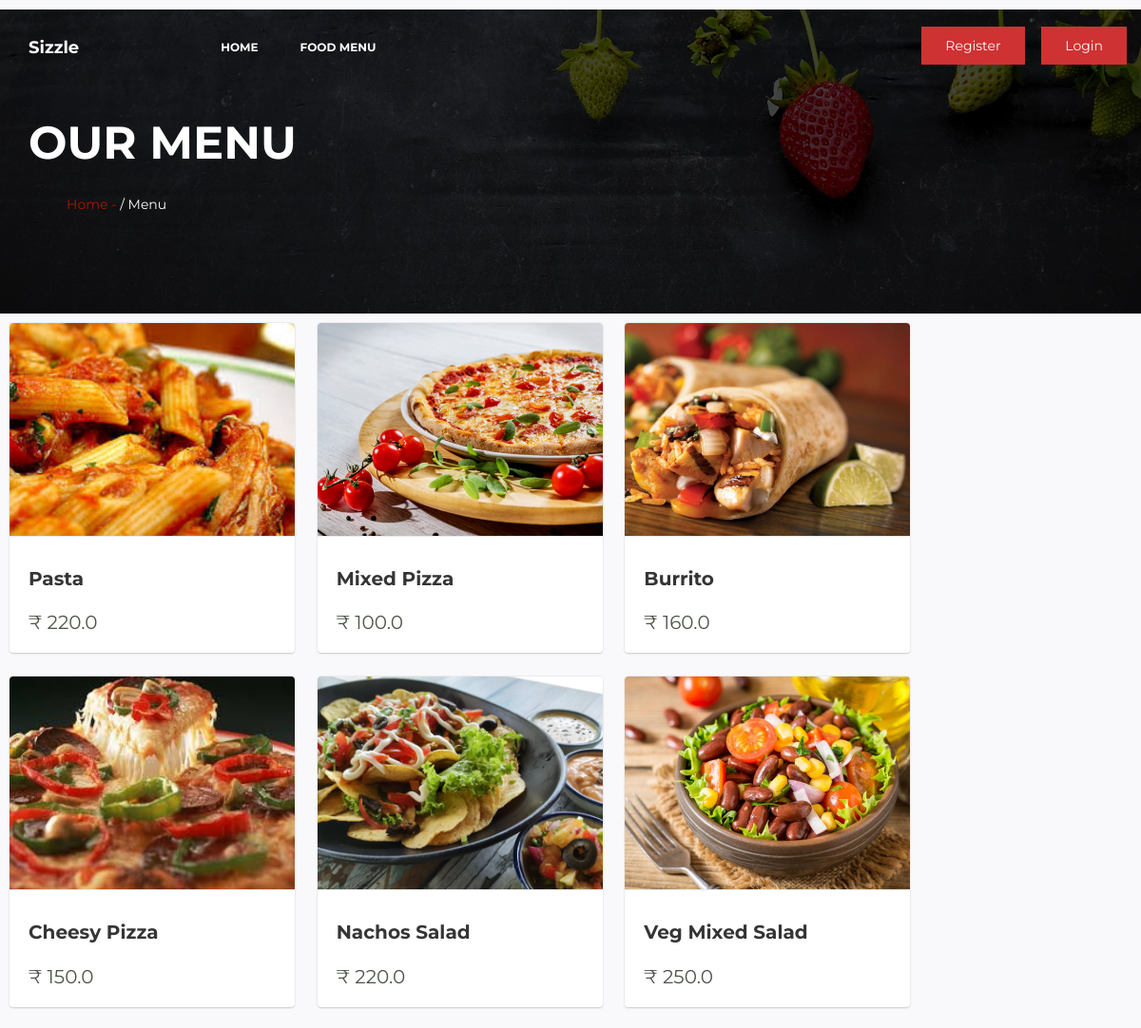
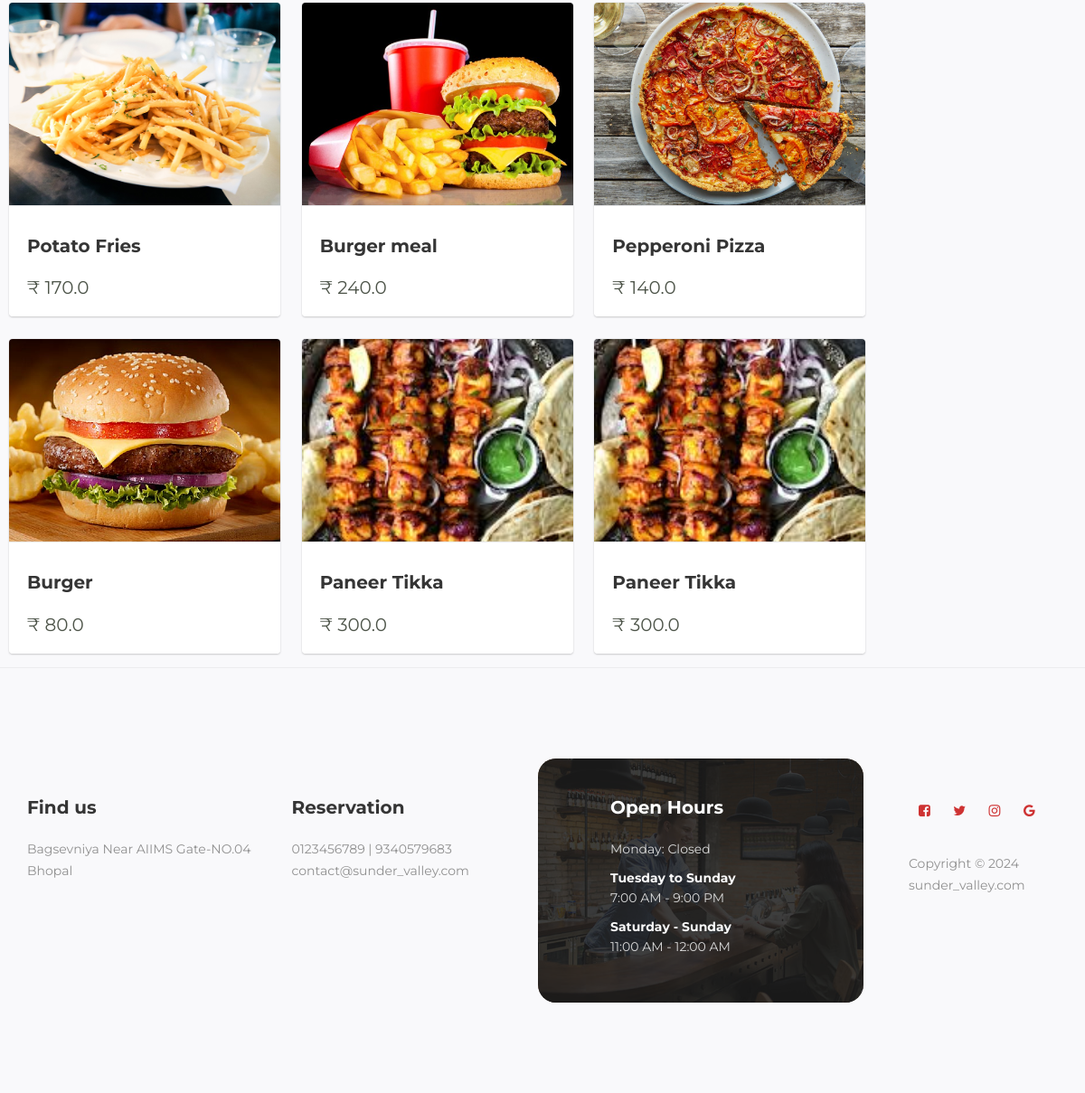
Screenshot of /allfood with the database file from the repository (2 pictures, top to bottom).
### foodapp/models.py (models this page shows)
class Food(models.Model):
	FoodId    = models.AutoField(primary_key=True)
	FoodName  = models.CharField(max_length=30)
	FoodCat   = models.CharField(max_length=30)
	FoodPrice = models.FloatField(max_length=15)
	FoodImage = models.ImageField(upload_to='media',default='')
	class Meta:
		db_table = "FP_Food"

### foodapp/views.py (the view)
# urls.py: path('allfood',views.showfood),
def showfood(request):
	foods = Food.objects.all()
	return render(request,'foodlist.html',{'foodlist':foods})

### Templates/foodapp/foodlist.html (shortened to what this page needs)
<!DOCTYPE html>
<html lang="en">
<head>
	{% load static %}
	<link rel="stylesheet" href="https://use.fontawesome.com/releases/v5.3.1/css/all.css">
    <link rel="stylesheet" href="{% static 'css/bootstrap.min.css' %}">
    <link rel="stylesheet" href="{% static 'css/font-awesome.min.css' %}">
    <link rel="stylesheet" href="{% static 'css/animate.css' %}">
    <link rel="stylesheet" href="{% static 'css/owl.carousel.css' %}">
    <link rel="stylesheet" href="{% static 'css/owl.theme.default.min.css' %}">
    <link rel="stylesheet" href="{% static 'css/magnific-popup.css' %}">
    <link rel="stylesheet" href="{% static 'css/style.css' %}">
</head>
<body>
    <section class="navbar custom-navbar navbar-fixed-top" role="navigation">
        <div class="container">
            <div class="navbar-header">
                <a href="index.html" class="navbar-brand"> Sizzle </a>
            </div>
            <div class="collapse navbar-collapse">
                <ul class="nav navbar-nav navbar-nav-first">
                    <li><a href="home" class="smoothScroll">Home</a></li>
                    <li><a href="allfood" class="smoothScroll">Food Menu</a></li>
                </ul>
                <ul class="nav navbar-nav navbar-right">
					{% if request.session.CustId is None and request.session.AdminId is None %}
                    <a href="addcustomer" class="section-btn">Register</a>
					{% endif %}
					{% if request.session.CustId is None and request.session.AdminId is None %}
                    <a href="login" class="section-btn">Login</a>
					{% endif %}
                </ul>
            </div>
        </div>
    </section>
    <div class="inner-page-banner-area">
        <div class="container">
            <div class="pagination-area">
                <h2>Our Menu</h2>
                <ul>
                    <li><a href="#">Home -</a> /</li>
                    <li>Menu</li>
                </ul>
            </div>
        </div>
    </div>
	{% for f in foodlist %}
    <div class="card hover">
        <div class="card-img" style="background-image:url({{f.FoodImage.url}});">
        </div>
        <div class="card-content">
            <a href="#!">
                <h2><b>{{f.FoodName}}</b></h2>
                <p>&#8377; {{f.FoodPrice}}</p>
            </a>
        </div>
    </div>
	{% endfor %}
    <footer id="footer" data-stellar-background-ratio="0.5">
        <div class="container">
            <div class="row">
                <div class="col-md-3 col-sm-8">
                    <div class="footer-info">
                        <div class="section-title">
                            <h2 class="wow fadeInUp" data-wow-delay="0.2s">Find us</h2>
                        </div>
                        <address class="wow fadeInUp" data-wow-delay="0.4s">
                            <p>Bagsevniya Near AIIMS Gate-NO.04<br>Bhopal</p>
                        </address>
                    </div>
                </div>
                <div class="col-md-3 col-sm-8">
                    <div class="footer-info">
                        <div class="section-title">
                            <h2 class="wow fadeInUp" data-wow-delay="0.2s">Reservation</h2>
                        </div>
                        <address class="wow fadeInUp" data-wow-delay="0.4s">
                            <p>0123456789 | 9340579683</p>
                            <p><a href="mailto:sunder_valley1@gmail.com">contact@sunder_valley.com</a></p>
                        </address>
                    </div>
                </div>
                <div class="col-md-4 col-sm-8">
                    <div class="footer-info footer-open-hour">
                        <div class="section-title">
                            <h2 class="wow fadeInUp" data-wow-delay="0.2s">Open Hours</h2>
                        </div>
                        <div class="wow fadeInUp" data-wow-delay="0.4s">
                            <p>Monday: Closed</p>
                            <div>
                                <strong>Tuesday to Sunday</strong>
                                <p>7:00 AM - 9:00 PM</p>
                            </div>
                            <div>
                                <strong>Saturday - Sunday</strong>
                                <p>11:00 AM - 12:00 AM</p>
                            </div>
                        </div>
                    </div>
                </div>
                <div class="col-md-2 col-sm-4">
                    <ul class="wow fadeInUp social-icon" data-wow-delay="0.4s">
                        <li><a href="#" class="fa fa-facebook-square" attr="facebook icon"></a></li>
                        <li><a href="#" class="fa fa-twitter"></a></li>
                        <li><a href="#" class="fa fa-instagram"></a></li>
                        <li><a href="#" class="fa fa-google"></a></li>
                    </ul>
                    <div class="wow fadeInUp copyright-text" data-wow-delay="0.8s">
                        <p><br>Copyright &copy; 2024 <br>sunder_valley.com
                    </div>
                </div>
            </div>
        </div>
    </footer>
</body>
</html>
</body>
</html>

### rows the page displays
Food: FoodImage (picture), FoodName "Pasta", FoodPrice "220.0"
Food: FoodImage (picture), FoodName "Mixed Pizza", FoodPrice "100.0"
Food: FoodImage (picture), FoodName "Burrito", FoodPrice "160.0"
Food: FoodImage (picture), FoodName "Cheesy Pizza", FoodPrice "150.0"
Food: FoodImage (picture), FoodName "Nachos Salad", FoodPrice "220.0"
Food: FoodImage (picture), FoodName "Veg Mixed Salad", FoodPrice "250.0"
Food: FoodImage (picture), FoodName "Potato Fries", FoodPrice "170.0"
Food: FoodImage (picture), FoodName "Burger meal", FoodPrice "240.0"
Food: FoodImage (picture), FoodName "Pepperoni Pizza", FoodPrice "140.0"
Food: FoodImage (picture), FoodName "Burger", FoodPrice "80.0"
Food: FoodImage (picture), FoodName "Paneer Tikka", FoodPrice "300.0"
Food: FoodImage (picture), FoodName "Paneer Tikka", FoodPrice "300.0"
